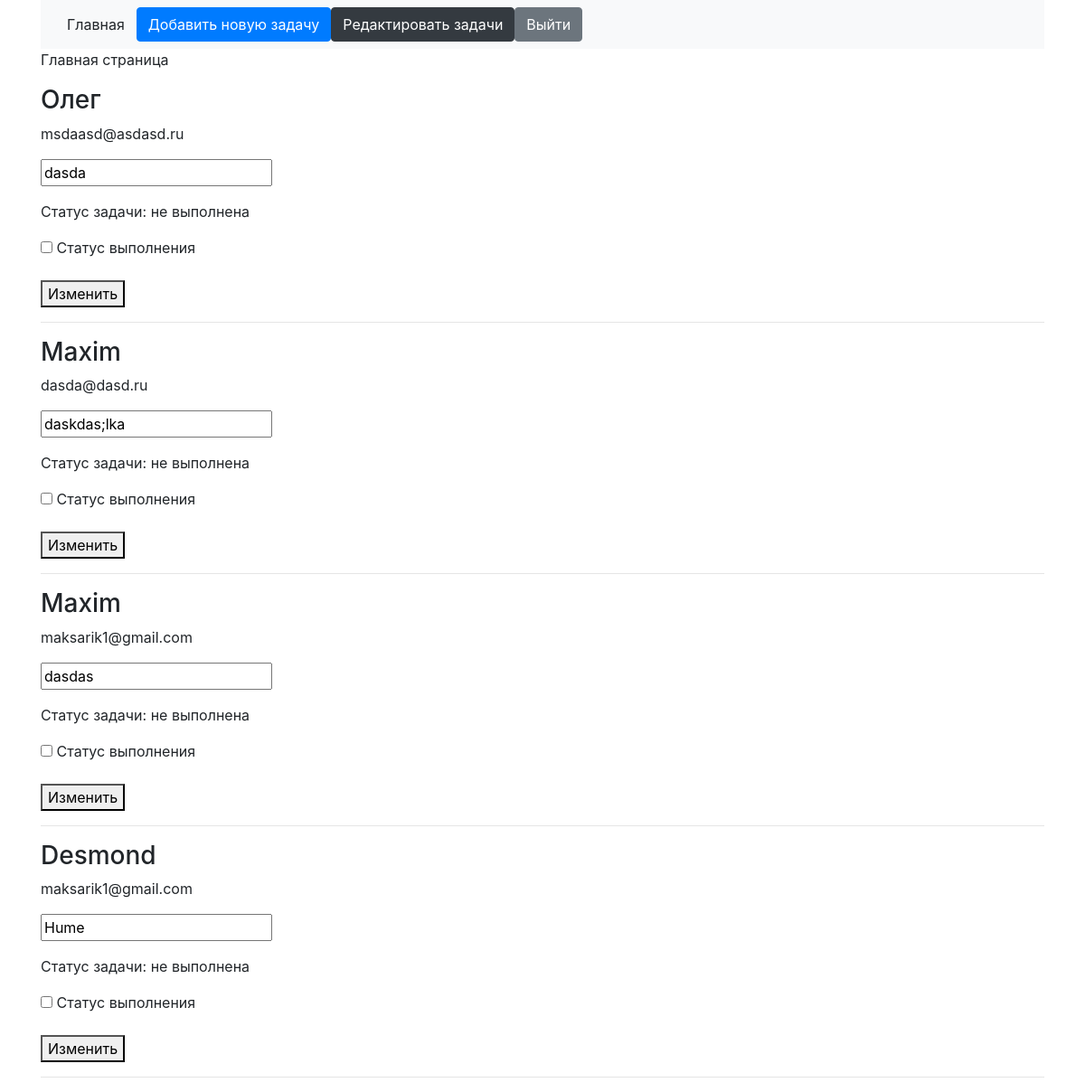
/task/edit (signed in), run on the app's committed database.
### tables this page shows
CREATE TABLE `tasks` (
  `id` int(11) NOT NULL,
  `nameuser` varchar(128) NOT NULL,
  `email` varchar(128) NOT NULL,
  `texttask` varchar(256) NOT NULL,
  `status` tinyint(1) NOT NULL
);

### index.php (called while the page is built, shortened)
<?php
require_once  __DIR__ ."\autoload.php";
$router = new Router();
$router->run();

### app/lib/Db.php (called while the page is built, shortened)
<?php
class Db {
	protected $db;
	public function __construct() {
		$config = require 'app/config/db.php';
		$this->db = new PDO('mysql:host='.$config['host'].';dbname='.$config['name'].'', $config['user'], $config['password']);
	}
	public function query($sql, $params = []) {
		$stmt = $this->db->prepare($sql);
		$stmt->execute();
		return $stmt;
	}
	public function row($sql, $params = []) {
		$result = $this->query($sql, $params);
		return $result->fetchAll(PDO::FETCH_ASSOC);
	}
}

### app/config/db.php (called while the page is built)
<?php
return [
	'host' => 'localhost',
	'name' => 'taskmanagement',
	'user' => 'root',
	'password' => '',
];

### app/models/Task.php (called while the page is built, shortened)
<?php
class Task extends Model {
	public function getTaskEdit() {
		$result = $this->db->row('SELECT id,nameuser, email, texttask, status FROM tasks');
		return $result;
	}
}

### app/core/Model.php (called while the page is built, shortened)
<?php
abstract class Model {
	public function __construct() {
		$this->db = new Db;
	}
}

### autoload.php (called while the page is built, shortened)
<?php
spl_autoload_register(function ($class) {
    $path = str_replace('\\','/',$class.'.php');
});

### app/core/Controller.php (called while the page is built, shortened)
<?php
abstract class Controller {
	public function isAdmin() {
		if(isset($_SESSION['admin']) && $_SESSION['admin']==1) {
			return true;
		}else{
			return false;
		}
	}
}

### app/views/task/edit.php (the view, shortened to what this page needs)
<p>Главная страница</p>
<?php foreach ($tasks as $val): ?>
	<form action="/task/edit" method="post">
		<h3><?php echo $val['nameuser']; ?></h3>
		<p><?php echo $val['email']; ?></p>
		<p><input type="text" id="text" name="text" value="<?php echo $val['texttask']; ?>">
		<p>
			<?php
				if($val['status']==0){
					echo "Статус задачи: не выполнена";
				} else{
					echo "Статус задачи: выполнена";
				}
			?>
		</p>
		<p><input type="checkbox" id="status" name="status" value="YES" <?php if($val['status']==1){echo "checked";}?>>
			<label for name="status">
				Статус выполнения
			</label>
		</p>
		<b><button type="submit" name="enter">Изменить</button></b>
	</form>
	<hr>
<?php endforeach; ?>

### app/core/Router.php (shortened to what this page needs)
<?php
class Router{
    protected $routes = [];
    protected $params = [];
    public function add($route, $params) {
        if($route!='index\.php(\?page=\d+)'){
            $route = '#^'.$route.'$#';
        }else{
            $route = '/'.$route.'/';
        }
        $this->routes[$route] = $params;
    }
    public function match() {
        $url = trim($_SERVER['REQUEST_URI'], '/');
        foreach ($this->routes as $route => $params) {
            if (preg_match($route, $url, $matches)) {
                $this->params = $params;
                return true;
            }
        }
        return false;
    }
    public function run(){
        if ($this->match()) {
            $path = 'app\controllers\\'.ucfirst($this->params['controller']).'Controller';
            if (class_exists($path)) {
                $action = $this->params['action'].'Action';
                if (method_exists($path, $action)) {
                    $controller = new $path($this->params);
                    $controller->$action();
                } else {
                    View::errorCode(404);
                }
            } else {
                View::errorCode(404);
            }
        } else {
            View::errorCode(404);
        }
    }
}

### app/controllers/TaskController.php (shortened to what this page needs)
<?php
class TaskController extends Controller {
	public function editAction() {
		if($this->isAdmin()){
			$result = $this->model->getTaskEdit();
			$vars = [
				'tasks' => $result,
				'isAdmin' => $this->isAdmin(),
			];
			$this->view->render('Отметка выполненных', $vars);
		}else{
			$this->view->redirect('/account/login');
		}
	}
}

### app/core/View.php (shortened to what this page needs)
<?php
class View {
	public $path;
	public $layout = 'default';
	public function __construct($route) {
		$this->path = $route['controller'].'/'.$route['action'];
	}
	public function render($title, $vars = []) {
		$path = 'app/views/'.$this->path.'.php';
		if (file_exists($path)) {
			require $path;
			$content = ob_get_clean();
			require 'app/views/layouts/'.$this->layout.'.php';
		}
	}
}

### app/views/layouts/default.php (shortened to what this page needs)
<!DOCTYPE html>
<html>
<head>
	<link rel="stylesheet" type="text/css" href="https://stackpath.bootstrapcdn.com/bootstrap/4.4.1/css/bootstrap.min.css">
</head>
<body>
	<div class="container">
		<nav class="navbar navbar-expand-lg navbar-light bg-light">
			<a class="btn btn-light" href="/" role="button">Главная</a>
			<a class="btn btn-primary" href="/task/add" role="button">Добавить новую задачу</a>
			<?php if($isAdmin):?>
				<a class="btn btn-dark" href="/task/edit" role="button">Редактировать задачи</a>
			<?php endif;?>
			<?php if($isAdmin):?>
				<a class="btn btn-secondary" href="/account/logout" role="button">Выйти</a>
			<?php endif;?>
		</nav>
	</div>
	<div class="container">
		<?php echo $content; ?>
	</div>
</body>
</html>

### data on the page
tasks: nameuser "Олег", email "msdaasd@asdasd.ru", text "dasda", shows "Статус задачи: не выполнена"
tasks: nameuser "Maxim", email "dasda@dasd.ru", text "daskdas;lka", shows "Статус задачи: не выполнена"
tasks: nameuser "Maxim", email "maksarik1@gmail.com", text "dasdas", shows "Статус задачи: не выполнена"
tasks: nameuser "Desmond", email "maksarik1@gmail.com", text "Hume", shows "Статус задачи: не выполнена"
